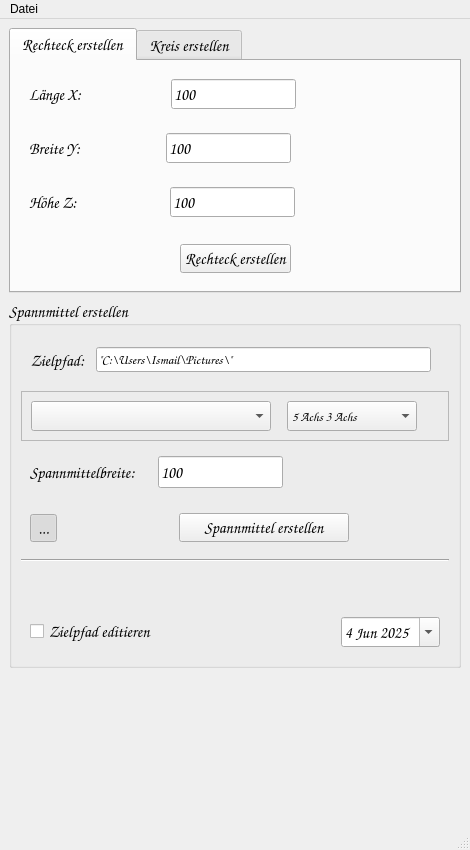
<?xml version="1.0" encoding="UTF-8"?>
<ui version="4.0">
 <class>frm_main_window</class>
 <widget class="QMainWindow" name="frm_main_window">
  <property name="geometry">
   <rect>
    <x>0</x>
    <y>0</y>
    <width>470</width>
    <height>850</height>
   </rect>
  </property>
  <property name="minimumSize">
   <size>
    <width>470</width>
    <height>850</height>
   </size>
  </property>
  <property name="windowTitle">
   <string>MainWindow</string>
  </property>
  <widget class="QWidget" name="centralwidget">
   <layout class="QVBoxLayout" name="verticalLayout_4">
    <item>
     <widget class="QTabWidget" name="tw_rohteil_erstellen">
      <property name="minimumSize">
       <size>
        <width>450</width>
        <height>180</height>
       </size>
      </property>
      <property name="maximumSize">
       <size>
        <width>16777215</width>
        <height>265</height>
       </size>
      </property>
      <property name="font">
       <font>
        <family>Comic Sans MS</family>
        <pointsize>12</pointsize>
        <bold>false</bold>
       </font>
      </property>
      <property name="focusPolicy">
       <enum>Qt::FocusPolicy::NoFocus</enum>
      </property>
      <property name="currentIndex">
       <number>0</number>
      </property>
      <widget class="QWidget" name="tab_rechteck">
       <attribute name="title">
        <string>Rechteck erstellen</string>
       </attribute>
       <layout class="QVBoxLayout" name="verticalLayout">
        <item>
         <widget class="QWidget" name="wg_x_roh" native="true">
          <layout class="QHBoxLayout" name="horizontalLayout">
           <item>
            <widget class="QLabel" name="lb_rechteck_laenge">
             <property name="sizePolicy">
              <sizepolicy hsizetype="Fixed" vsizetype="Fixed">
               <horstretch>0</horstretch>
               <verstretch>0</verstretch>
              </sizepolicy>
             </property>
             <property name="maximumSize">
              <size>
               <width>200</width>
               <height>50</height>
              </size>
             </property>
             <property name="font">
              <font>
               <family>Comic Sans MS</family>
               <pointsize>12</pointsize>
               <bold>false</bold>
              </font>
             </property>
             <property name="text">
              <string>Länge X: </string>
             </property>
             <property name="alignment">
              <set>Qt::AlignmentFlag::AlignLeading|Qt::AlignmentFlag::AlignLeft|Qt::AlignmentFlag::AlignVCenter</set>
             </property>
            </widget>
           </item>
           <item>
            <spacer name="horizontalSpacer_14">
             <property name="orientation">
              <enum>Qt::Orientation::Horizontal</enum>
             </property>
             <property name="sizeType">
              <enum>QSizePolicy::Policy::Fixed</enum>
             </property>
             <property name="sizeHint" stdset="0">
              <size>
               <width>80</width>
               <height>20</height>
              </size>
             </property>
            </spacer>
           </item>
           <item>
            <widget class="QLineEdit" name="le_rechteck_laenge">
             <property name="sizePolicy">
              <sizepolicy hsizetype="Fixed" vsizetype="Fixed">
               <horstretch>0</horstretch>
               <verstretch>0</verstretch>
              </sizepolicy>
             </property>
             <property name="minimumSize">
              <size>
               <width>100</width>
               <height>30</height>
              </size>
             </property>
             <property name="maximumSize">
              <size>
               <width>150</width>
               <height>50</height>
              </size>
             </property>
             <property name="font">
              <font>
               <family>Comic Sans MS</family>
               <pointsize>12</pointsize>
               <bold>false</bold>
              </font>
             </property>
             <property name="text">
              <string>100</string>
             </property>
            </widget>
           </item>
           <item>
            <spacer name="horizontalSpacer_17">
             <property name="orientation">
              <enum>Qt::Orientation::Horizontal</enum>
             </property>
             <property name="sizeHint" stdset="0">
              <size>
               <width>40</width>
               <height>20</height>
              </size>
             </property>
            </spacer>
           </item>
          </layout>
         </widget>
        </item>
        <item>
         <widget class="QWidget" name="wg_y_roh" native="true">
          <layout class="QHBoxLayout" name="horizontalLayout_2">
           <item>
            <widget class="QLabel" name="lb_rechteck_breite">
             <property name="sizePolicy">
              <sizepolicy hsizetype="Fixed" vsizetype="Fixed">
               <horstretch>0</horstretch>
               <verstretch>0</verstretch>
              </sizepolicy>
             </property>
             <property name="maximumSize">
              <size>
               <width>200</width>
               <height>50</height>
              </size>
             </property>
             <property name="font">
              <font>
               <family>Comic Sans MS</family>
               <pointsize>12</pointsize>
               <bold>false</bold>
              </font>
             </property>
             <property name="text">
              <string>Breite Y: </string>
             </property>
             <property name="alignment">
              <set>Qt::AlignmentFlag::AlignLeading|Qt::AlignmentFlag::AlignLeft|Qt::AlignmentFlag::AlignVCenter</set>
             </property>
            </widget>
           </item>
           <item>
            <spacer name="horizontalSpacer_15">
             <property name="orientation">
              <enum>Qt::Orientation::Horizontal</enum>
             </property>
             <property name="sizeType">
              <enum>QSizePolicy::Policy::Fixed</enum>
             </property>
             <property name="sizeHint" stdset="0">
              <size>
               <width>76</width>
               <height>20</height>
              </size>
             </property>
            </spacer>
           </item>
           <item>
            <widget class="QLineEdit" name="le_rechteck_breite">
             <property name="sizePolicy">
              <sizepolicy hsizetype="Fixed" vsizetype="Fixed">
               <horstretch>0</horstretch>
               <verstretch>0</verstretch>
              </sizepolicy>
             </property>
             <property name="minimumSize">
              <size>
               <width>100</width>
               <height>30</height>
              </size>
             </property>
             <property name="maximumSize">
              <size>
               <width>150</width>
               <height>50</height>
              </size>
             </property>
             <property name="font">
              <font>
               <family>Comic Sans MS</family>
               <pointsize>12</pointsize>
               <bold>false</bold>
              </font>
             </property>
             <property name="text">
              <string>100</string>
             </property>
            </widget>
           </item>
           <item>
            <spacer name="horizontalSpacer_18">
             <property name="orientation">
              <enum>Qt::Orientation::Horizontal</enum>
             </property>
             <property name="sizeHint" stdset="0">
              <size>
               <width>40</width>
               <height>20</height>
              </size>
             </property>
            </spacer>
           </item>
          </layout>
         </widget>
        </item>
        <item>
         <widget class="QWidget" name="wg_z_roh" native="true">
          <layout class="QHBoxLayout" name="horizontalLayout_3">
           <item>
            <widget class="QLabel" name="lb_rechteck_hoehe">
             <property name="sizePolicy">
              <sizepolicy hsizetype="Fixed" vsizetype="Fixed">
               <horstretch>0</horstretch>
               <verstretch>0</verstretch>
              </sizepolicy>
             </property>
             <property name="maximumSize">
              <size>
               <width>200</width>
               <height>50</height>
              </size>
             </property>
             <property name="font">
              <font>
               <family>Comic Sans MS</family>
               <pointsize>12</pointsize>
               <bold>false</bold>
              </font>
             </property>
             <property name="text">
              <string>Höhe Z:  </string>
             </property>
             <property name="alignment">
              <set>Qt::AlignmentFlag::AlignLeading|Qt::AlignmentFlag::AlignLeft|Qt::AlignmentFlag::AlignVCenter</set>
             </property>
            </widget>
           </item>
           <item>
            <spacer name="horizontalSpacer_16">
             <property name="orientation">
              <enum>Qt::Orientation::Horizontal</enum>
             </property>
             <property name="sizeType">
              <enum>QSizePolicy::Policy::Fixed</enum>
             </property>
             <property name="sizeHint" stdset="0">
              <size>
               <width>80</width>
               <height>20</height>
              </size>
             </property>
            </spacer>
           </item>
           <item>
            <widget class="QLineEdit" name="le_rechteck_hoehe">
             <property name="sizePolicy">
              <sizepolicy hsizetype="Fixed" vsizetype="Fixed">
               <horstretch>0</horstretch>
               <verstretch>0</verstretch>
              </sizepolicy>
             </property>
             <property name="minimumSize">
              <size>
               <width>100</width>
               <height>30</height>
              </size>
             </property>
             <property name="maximumSize">
              <size>
               <width>150</width>
               <height>50</height>
              </size>
             </property>
             <property name="font">
              <font>
               <family>Comic Sans MS</family>
               <pointsize>12</pointsize>
               <bold>false</bold>
              </font>
             </property>
             <property name="text">
              <string>100</string>
             </property>
            </widget>
           </item>
           <item>
            <spacer name="horizontalSpacer_19">
             <property name="orientation">
              <enum>Qt::Orientation::Horizontal</enum>
             </property>
             <property name="sizeHint" stdset="0">
              <size>
               <width>40</width>
               <height>20</height>
              </size>
             </property>
            </spacer>
           </item>
          </layout>
         </widget>
        </item>
        <item>
         <spacer name="verticalSpacer_2">
          <property name="orientation">
           <enum>Qt::Orientation::Vertical</enum>
          </property>
          <property name="sizeHint" stdset="0">
           <size>
            <width>20</width>
            <height>40</height>
           </size>
          </property>
         </spacer>
        </item>
        <item>
         <widget class="QWidget" name="wg_button_roh" native="true">
          <layout class="QHBoxLayout" name="horizontalLayout_4">
           <item>
            <spacer name="horizontalSpacer">
             <property name="orientation">
              <enum>Qt::Orientation::Horizontal</enum>
             </property>
             <property name="sizeType">
              <enum>QSizePolicy::Policy::Fixed</enum>
             </property>
             <property name="sizeHint" stdset="0">
              <size>
               <width>151</width>
               <height>20</height>
              </size>
             </property>
            </spacer>
           </item>
           <item>
            <widget class="QPushButton" name="pb_rechteck">
             <property name="font">
              <font>
               <family>Comic Sans MS</family>
               <pointsize>12</pointsize>
               <bold>false</bold>
              </font>
             </property>
             <property name="text">
              <string>Rechteck erstellen</string>
             </property>
             <property name="autoDefault">
              <bool>true</bool>
             </property>
            </widget>
           </item>
           <item>
            <spacer name="horizontalSpacer_3">
             <property name="orientation">
              <enum>Qt::Orientation::Horizontal</enum>
             </property>
             <property name="sizeHint" stdset="0">
              <size>
               <width>40</width>
               <height>20</height>
              </size>
             </property>
            </spacer>
           </item>
          </layout>
         </widget>
        </item>
       </layout>
      </widget>
      <widget class="QWidget" name="tab_kreis">
       <attribute name="title">
        <string>Kreis erstellen</string>
       </attribute>
       <layout class="QVBoxLayout" name="verticalLayout_2">
        <item>
         <widget class="QWidget" name="wg_durchmesser" native="true">
          <layout class="QHBoxLayout" name="horizontalLayout_7">
           <item>
            <widget class="QLabel" name="lb_durchmesser">
             <property name="maximumSize">
              <size>
               <width>200</width>
               <height>50</height>
              </size>
             </property>
             <property name="font">
              <font>
               <family>Comic Sans MS</family>
               <pointsize>12</pointsize>
               <bold>false</bold>
              </font>
             </property>
             <property name="text">
              <string>Durchmesser:</string>
             </property>
             <property name="alignment">
              <set>Qt::AlignmentFlag::AlignLeading|Qt::AlignmentFlag::AlignLeft|Qt::AlignmentFlag::AlignVCenter</set>
             </property>
            </widget>
           </item>
           <item>
            <spacer name="horizontalSpacer_20">
             <property name="orientation">
              <enum>Qt::Orientation::Horizontal</enum>
             </property>
             <property name="sizeType">
              <enum>QSizePolicy::Policy::Fixed</enum>
             </property>
             <property name="sizeHint" stdset="0">
              <size>
               <width>48</width>
               <height>20</height>
              </size>
             </property>
            </spacer>
           </item>
           <item>
            <widget class="QLineEdit" name="le_durchmesser">
             <property name="sizePolicy">
              <sizepolicy hsizetype="Fixed" vsizetype="Fixed">
               <horstretch>0</horstretch>
               <verstretch>0</verstretch>
              </sizepolicy>
             </property>
             <property name="minimumSize">
              <size>
               <width>100</width>
               <height>30</height>
              </size>
             </property>
             <property name="maximumSize">
              <size>
               <width>150</width>
               <height>50</height>
              </size>
             </property>
             <property name="font">
              <font>
               <family>Comic Sans MS</family>
               <pointsize>12</pointsize>
               <bold>false</bold>
              </font>
             </property>
             <property name="text">
              <string>100</string>
             </property>
            </widget>
           </item>
           <item>
            <spacer name="horizontalSpacer_22">
             <property name="orientation">
              <enum>Qt::Orientation::Horizontal</enum>
             </property>
             <property name="sizeHint" stdset="0">
              <size>
               <width>40</width>
               <height>20</height>
              </size>
             </property>
            </spacer>
           </item>
          </layout>
         </widget>
        </item>
        <item>
         <widget class="QWidget" name="wg_z_kreis" native="true">
          <layout class="QHBoxLayout" name="horizontalLayout_6">
           <item>
            <widget class="QLabel" name="lb_kreis_hoehe">
             <property name="maximumSize">
              <size>
               <width>200</width>
               <height>50</height>
              </size>
             </property>
             <property name="font">
              <font>
               <family>Comic Sans MS</family>
               <pointsize>12</pointsize>
               <bold>false</bold>
              </font>
             </property>
             <property name="text">
              <string>Höhe:             </string>
             </property>
             <property name="alignment">
              <set>Qt::AlignmentFlag::AlignLeading|Qt::AlignmentFlag::AlignLeft|Qt::AlignmentFlag::AlignVCenter</set>
             </property>
            </widget>
           </item>
           <item>
            <spacer name="horizontalSpacer_21">
             <property name="orientation">
              <enum>Qt::Orientation::Horizontal</enum>
             </property>
             <property name="sizeType">
              <enum>QSizePolicy::Policy::Fixed</enum>
             </property>
             <property name="sizeHint" stdset="0">
              <size>
               <width>40</width>
               <height>20</height>
              </size>
             </property>
            </spacer>
           </item>
           <item>
            <widget class="QLineEdit" name="le_z_kreis">
             <property name="sizePolicy">
              <sizepolicy hsizetype="Fixed" vsizetype="Fixed">
               <horstretch>0</horstretch>
               <verstretch>0</verstretch>
              </sizepolicy>
             </property>
             <property name="minimumSize">
              <size>
               <width>100</width>
               <height>30</height>
              </size>
             </property>
             <property name="maximumSize">
              <size>
               <width>150</width>
               <height>50</height>
              </size>
             </property>
             <property name="font">
              <font>
               <family>Comic Sans MS</family>
               <pointsize>12</pointsize>
               <bold>false</bold>
              </font>
             </property>
             <property name="text">
              <string>100</string>
             </property>
            </widget>
           </item>
           <item>
            <spacer name="horizontalSpacer_23">
             <property name="orientation">
              <enum>Qt::Orientation::Horizontal</enum>
             </property>
             <property name="sizeHint" stdset="0">
              <size>
               <width>40</width>
               <height>20</height>
              </size>
             </property>
            </spacer>
           </item>
          </layout>
         </widget>
        </item>
        <item>
         <spacer name="verticalSpacer">
          <property name="orientation">
           <enum>Qt::Orientation::Vertical</enum>
          </property>
          <property name="sizeHint" stdset="0">
           <size>
            <width>20</width>
            <height>40</height>
           </size>
          </property>
         </spacer>
        </item>
        <item>
         <widget class="QWidget" name="wg_button_kreis" native="true">
          <layout class="QHBoxLayout" name="horizontalLayout_5">
           <item>
            <spacer name="horizontalSpacer_4">
             <property name="orientation">
              <enum>Qt::Orientation::Horizontal</enum>
             </property>
             <property name="sizeType">
              <enum>QSizePolicy::Policy::Fixed</enum>
             </property>
             <property name="sizeHint" stdset="0">
              <size>
               <width>158</width>
               <height>20</height>
              </size>
             </property>
            </spacer>
           </item>
           <item>
            <widget class="QPushButton" name="pb_kreis">
             <property name="font">
              <font>
               <family>Comic Sans MS</family>
               <pointsize>12</pointsize>
               <bold>false</bold>
               <kerning>true</kerning>
              </font>
             </property>
             <property name="text">
              <string>Kreis erstellen</string>
             </property>
            </widget>
           </item>
           <item>
            <spacer name="horizontalSpacer_2">
             <property name="orientation">
              <enum>Qt::Orientation::Horizontal</enum>
             </property>
             <property name="sizeHint" stdset="0">
              <size>
               <width>40</width>
               <height>20</height>
              </size>
             </property>
            </spacer>
           </item>
          </layout>
         </widget>
        </item>
       </layout>
      </widget>
     </widget>
    </item>
    <item>
     <widget class="QGroupBox" name="gb_spannmittel">
      <property name="minimumSize">
       <size>
        <width>450</width>
        <height>250</height>
       </size>
      </property>
      <property name="maximumSize">
       <size>
        <width>16777215</width>
        <height>400</height>
       </size>
      </property>
      <property name="font">
       <font>
        <family>Comic Sans MS</family>
        <pointsize>12</pointsize>
        <bold>false</bold>
       </font>
      </property>
      <property name="title">
       <string>Spannmittel erstellen</string>
      </property>
      <property name="alignment">
       <set>Qt::AlignmentFlag::AlignLeading|Qt::AlignmentFlag::AlignLeft|Qt::AlignmentFlag::AlignVCenter</set>
      </property>
      <layout class="QVBoxLayout" name="verticalLayout_3">
       <item>
        <widget class="QWidget" name="wg_zielpfad" native="true">
         <property name="minimumSize">
          <size>
           <width>0</width>
           <height>50</height>
          </size>
         </property>
         <property name="maximumSize">
          <size>
           <width>16777215</width>
           <height>60</height>
          </size>
         </property>
         <layout class="QHBoxLayout" name="horizontalLayout_10">
          <item>
           <widget class="QLabel" name="lb_pfad">
            <property name="sizePolicy">
             <sizepolicy hsizetype="Fixed" vsizetype="Fixed">
              <horstretch>0</horstretch>
              <verstretch>0</verstretch>
             </sizepolicy>
            </property>
            <property name="maximumSize">
             <size>
              <width>200</width>
              <height>200</height>
             </size>
            </property>
            <property name="font">
             <font>
              <family>Comic Sans MS</family>
              <pointsize>12</pointsize>
              <bold>false</bold>
             </font>
            </property>
            <property name="text">
             <string>Zielpfad:</string>
            </property>
            <property name="alignment">
             <set>Qt::AlignmentFlag::AlignCenter</set>
            </property>
           </widget>
          </item>
          <item>
           <spacer name="horizontalSpacer_8">
            <property name="orientation">
             <enum>Qt::Orientation::Horizontal</enum>
            </property>
            <property name="sizeType">
             <enum>QSizePolicy::Policy::Fixed</enum>
            </property>
            <property name="sizeHint" stdset="0">
             <size>
              <width>5</width>
              <height>20</height>
             </size>
            </property>
           </spacer>
          </item>
          <item>
           <widget class="QLineEdit" name="le_pfad">
            <property name="minimumSize">
             <size>
              <width>335</width>
              <height>0</height>
             </size>
            </property>
            <property name="font">
             <font>
              <family>Comic Sans MS</family>
              <pointsize>10</pointsize>
              <bold>false</bold>
             </font>
            </property>
            <property name="text">
             <string>&quot;C:\Users\Ismail\Pictures\&quot;</string>
            </property>
           </widget>
          </item>
          <item>
           <spacer name="horizontalSpacer_24">
            <property name="orientation">
             <enum>Qt::Orientation::Horizontal</enum>
            </property>
            <property name="sizeHint" stdset="0">
             <size>
              <width>40</width>
              <height>20</height>
             </size>
            </property>
           </spacer>
          </item>
         </layout>
        </widget>
       </item>
       <item>
        <widget class="QFrame" name="fr_spannmittelauswahl">
         <property name="minimumSize">
          <size>
           <width>0</width>
           <height>50</height>
          </size>
         </property>
         <property name="maximumSize">
          <size>
           <width>16777215</width>
           <height>60</height>
          </size>
         </property>
         <property name="frameShape">
          <enum>QFrame::Shape::StyledPanel</enum>
         </property>
         <property name="frameShadow">
          <enum>QFrame::Shadow::Raised</enum>
         </property>
         <layout class="QHBoxLayout" name="horizontalLayout_11">
          <item>
           <widget class="QComboBox" name="cb_spannmittel">
            <property name="minimumSize">
             <size>
              <width>240</width>
              <height>30</height>
             </size>
            </property>
            <property name="font">
             <font>
              <family>Comic Sans MS</family>
              <pointsize>10</pointsize>
              <bold>false</bold>
             </font>
            </property>
            <property name="placeholderText">
             <string>Spannmittel auswählen...</string>
            </property>
           </widget>
          </item>
          <item>
           <spacer name="horizontalSpacer_10">
            <property name="orientation">
             <enum>Qt::Orientation::Horizontal</enum>
            </property>
            <property name="sizeType">
             <enum>QSizePolicy::Policy::Fixed</enum>
            </property>
            <property name="sizeHint" stdset="0">
             <size>
              <width>10</width>
              <height>20</height>
             </size>
            </property>
           </spacer>
          </item>
          <item>
           <widget class="QComboBox" name="cb_bearbeitung_auswahl">
            <property name="minimumSize">
             <size>
              <width>130</width>
              <height>30</height>
             </size>
            </property>
            <property name="font">
             <font>
              <family>Comic Sans MS</family>
              <pointsize>10</pointsize>
              <bold>false</bold>
             </font>
            </property>
            <item>
             <property name="text">
              <string>5 Achs 3 Achs</string>
             </property>
            </item>
            <item>
             <property name="text">
              <string>5 Achs 5 Achs</string>
             </property>
            </item>
            <item>
             <property name="text">
              <string>3 Achs 3 Achs</string>
             </property>
            </item>
            <item>
             <property name="text">
              <string>5 Achs</string>
             </property>
            </item>
            <item>
             <property name="text">
              <string>3 Achs</string>
             </property>
            </item>
            <item>
             <property name="text">
              <string>Magnet</string>
             </property>
            </item>
            <item>
             <property name="text">
              <string>Vorrichtung</string>
             </property>
            </item>
           </widget>
          </item>
          <item>
           <spacer name="horizontalSpacer_9">
            <property name="orientation">
             <enum>Qt::Orientation::Horizontal</enum>
            </property>
            <property name="sizeHint" stdset="0">
             <size>
              <width>40</width>
              <height>20</height>
             </size>
            </property>
           </spacer>
          </item>
         </layout>
        </widget>
       </item>
       <item>
        <widget class="QWidget" name="widget" native="true">
         <property name="minimumSize">
          <size>
           <width>0</width>
           <height>50</height>
          </size>
         </property>
         <layout class="QHBoxLayout" name="horizontalLayout_12">
          <item>
           <widget class="QLabel" name="lb_spannmittel_wert">
            <property name="sizePolicy">
             <sizepolicy hsizetype="Fixed" vsizetype="Fixed">
              <horstretch>0</horstretch>
              <verstretch>0</verstretch>
             </sizepolicy>
            </property>
            <property name="maximumSize">
             <size>
              <width>200</width>
              <height>50</height>
             </size>
            </property>
            <property name="font">
             <font>
              <family>Comic Sans MS</family>
              <pointsize>12</pointsize>
              <bold>false</bold>
             </font>
            </property>
            <property name="text">
             <string>Spannmittelbreite:</string>
            </property>
            <property name="alignment">
             <set>Qt::AlignmentFlag::AlignLeading|Qt::AlignmentFlag::AlignLeft|Qt::AlignmentFlag::AlignVCenter</set>
            </property>
           </widget>
          </item>
          <item>
           <spacer name="horizontalSpacer_11">
            <property name="orientation">
             <enum>Qt::Orientation::Horizontal</enum>
            </property>
            <property name="sizeType">
             <enum>QSizePolicy::Policy::Fixed</enum>
            </property>
            <property name="sizeHint" stdset="0">
             <size>
              <width>16</width>
              <height>20</height>
             </size>
            </property>
           </spacer>
          </item>
          <item>
           <widget class="QLineEdit" name="le_spannmittel">
            <property name="sizePolicy">
             <sizepolicy hsizetype="Fixed" vsizetype="Fixed">
              <horstretch>0</horstretch>
              <verstretch>0</verstretch>
             </sizepolicy>
            </property>
            <property name="minimumSize">
             <size>
              <width>100</width>
              <height>30</height>
             </size>
            </property>
            <property name="maximumSize">
             <size>
              <width>150</width>
              <height>50</height>
             </size>
            </property>
            <property name="font">
             <font>
              <family>Comic Sans MS</family>
              <pointsize>12</pointsize>
              <bold>false</bold>
             </font>
            </property>
            <property name="text">
             <string>100</string>
            </property>
           </widget>
          </item>
          <item>
           <spacer name="horizontalSpacer_6">
            <property name="orientation">
             <enum>Qt::Orientation::Horizontal</enum>
            </property>
            <property name="sizeHint" stdset="0">
             <size>
              <width>40</width>
              <height>20</height>
             </size>
            </property>
           </spacer>
          </item>
         </layout>
        </widget>
       </item>
       <item>
        <widget class="QWidget" name="wg_spannmittel_erstellen" native="true">
         <property name="minimumSize">
          <size>
           <width>0</width>
           <height>50</height>
          </size>
         </property>
         <property name="maximumSize">
          <size>
           <width>16777215</width>
           <height>60</height>
          </size>
         </property>
         <layout class="QHBoxLayout" name="horizontalLayout_9">
          <item>
           <widget class="QToolButton" name="tb_spannmittel_aufklappen">
            <property name="focusPolicy">
             <enum>Qt::FocusPolicy::NoFocus</enum>
            </property>
            <property name="text">
             <string>...</string>
            </property>
            <property name="shortcut">
             <string notr="true"/>
            </property>
            <property name="checkable">
             <bool>true</bool>
            </property>
            <property name="checked">
             <bool>true</bool>
            </property>
            <property name="autoRaise">
             <bool>true</bool>
            </property>
           </widget>
          </item>
          <item>
           <spacer name="horizontalSpacer_12">
            <property name="orientation">
             <enum>Qt::Orientation::Horizontal</enum>
            </property>
            <property name="sizeType">
             <enum>QSizePolicy::Policy::Fixed</enum>
            </property>
            <property name="sizeHint" stdset="0">
             <size>
              <width>116</width>
              <height>20</height>
             </size>
            </property>
           </spacer>
          </item>
          <item>
           <widget class="QPushButton" name="pb_spannmittel">
            <property name="minimumSize">
             <size>
              <width>170</width>
              <height>0</height>
             </size>
            </property>
            <property name="maximumSize">
             <size>
              <width>210</width>
              <height>16777215</height>
             </size>
            </property>
            <property name="font">
             <font>
              <family>Comic Sans MS</family>
              <pointsize>12</pointsize>
              <bold>false</bold>
             </font>
            </property>
            <property name="text">
             <string>Spannmittel erstellen</string>
            </property>
            <property name="autoDefault">
             <bool>true</bool>
            </property>
           </widget>
          </item>
          <item>
           <spacer name="horizontalSpacer_7">
            <property name="orientation">
             <enum>Qt::Orientation::Horizontal</enum>
            </property>
            <property name="sizeHint" stdset="0">
             <size>
              <width>40</width>
              <height>20</height>
             </size>
            </property>
           </spacer>
          </item>
         </layout>
        </widget>
       </item>
       <item>
        <widget class="Line" name="line">
         <property name="orientation">
          <enum>Qt::Orientation::Horizontal</enum>
         </property>
        </widget>
       </item>
       <item>
        <spacer name="verticalSpacer_3">
         <property name="orientation">
          <enum>Qt::Orientation::Vertical</enum>
         </property>
         <property name="sizeHint" stdset="0">
          <size>
           <width>20</width>
           <height>40</height>
          </size>
         </property>
        </spacer>
       </item>
       <item>
        <widget class="QWidget" name="wg_datum_editieren" native="true">
         <layout class="QHBoxLayout" name="horizontalLayout_8">
          <item>
           <widget class="QCheckBox" name="cb_datum_editieren">
            <property name="font">
             <font>
              <family>Comic Sans MS</family>
              <pointsize>12</pointsize>
              <bold>false</bold>
             </font>
            </property>
            <property name="text">
             <string>Zielpfad editieren</string>
            </property>
           </widget>
          </item>
          <item>
           <spacer name="horizontalSpacer_5">
            <property name="orientation">
             <enum>Qt::Orientation::Horizontal</enum>
            </property>
            <property name="sizeHint" stdset="0">
             <size>
              <width>40</width>
              <height>20</height>
             </size>
            </property>
           </spacer>
          </item>
          <item>
           <widget class="QDateEdit" name="de_datum">
            <property name="minimumDate">
             <date>
              <year>2012</year>
              <month>9</month>
              <day>14</day>
             </date>
            </property>
            <property name="calendarPopup">
             <bool>true</bool>
            </property>
            <property name="currentSectionIndex">
             <number>0</number>
            </property>
            <property name="timeSpec">
             <enum>Qt::TimeSpec::LocalTime</enum>
            </property>
            <property name="date">
             <date>
              <year>2025</year>
              <month>6</month>
              <day>4</day>
             </date>
            </property>
           </widget>
          </item>
         </layout>
        </widget>
       </item>
      </layout>
     </widget>
    </item>
    <item>
     <spacer name="verticalSpacer_4">
      <property name="orientation">
       <enum>Qt::Orientation::Vertical</enum>
      </property>
      <property name="sizeHint" stdset="0">
       <size>
        <width>20</width>
        <height>40</height>
       </size>
      </property>
     </spacer>
    </item>
   </layout>
  </widget>
  <widget class="QMenuBar" name="menubar">
   <property name="geometry">
    <rect>
     <x>0</x>
     <y>0</y>
     <width>470</width>
     <height>33</height>
    </rect>
   </property>
   <widget class="QMenu" name="menuDatei">
    <property name="title">
     <string>Datei</string>
    </property>
    <addaction name="actionEinstellungen"/>
    <addaction name="separator"/>
    <addaction name="actionBeenden"/>
   </widget>
   <addaction name="menuDatei"/>
  </widget>
  <widget class="QStatusBar" name="statusbar">
   <property name="font">
    <font>
     <family>Comic Sans MS</family>
     <pointsize>10</pointsize>
     <bold>true</bold>
     <hintingpreference>PreferFullHinting</hintingpreference>
    </font>
   </property>
   <property name="styleSheet">
    <string notr="true">QStatusBar {
    color: green;             /* Textfarbe */
    font-weight: bold;
}</string>
   </property>
  </widget>
  <action name="actionEinstellungen">
   <property name="text">
    <string>Einstellungen</string>
   </property>
  </action>
  <action name="actionBeenden">
   <property name="text">
    <string>Beenden</string>
   </property>
  </action>
 </widget>
 <resources/>
 <connections>
  <connection>
   <sender>tb_spannmittel_aufklappen</sender>
   <signal>clicked(bool)</signal>
   <receiver>wg_datum_editieren</receiver>
   <slot>setHidden(bool)</slot>
   <hints>
    <hint type="sourcelabel">
     <x>126</x>
     <y>437</y>
    </hint>
    <hint type="destinationlabel">
     <x>234</x>
     <y>516</y>
    </hint>
   </hints>
  </connection>
  <connection>
   <sender>cb_datum_editieren</sender>
   <signal>clicked(bool)</signal>
   <receiver>le_pfad</receiver>
   <slot>setEnabled(bool)</slot>
   <hints>
    <hint type="sourcelabel">
     <x>123</x>
     <y>520</y>
    </hint>
    <hint type="destinationlabel">
     <x>393</x>
     <y>354</y>
    </hint>
   </hints>
  </connection>
  <connection>
   <sender>actionBeenden</sender>
   <signal>triggered()</signal>
   <receiver>frm_main_window</receiver>
   <slot>close()</slot>
   <hints>
    <hint type="sourcelabel">
     <x>-1</x>
     <y>-1</y>
    </hint>
    <hint type="destinationlabel">
     <x>234</x>
     <y>488</y>
    </hint>
   </hints>
  </connection>
 </connections>
</ui>
